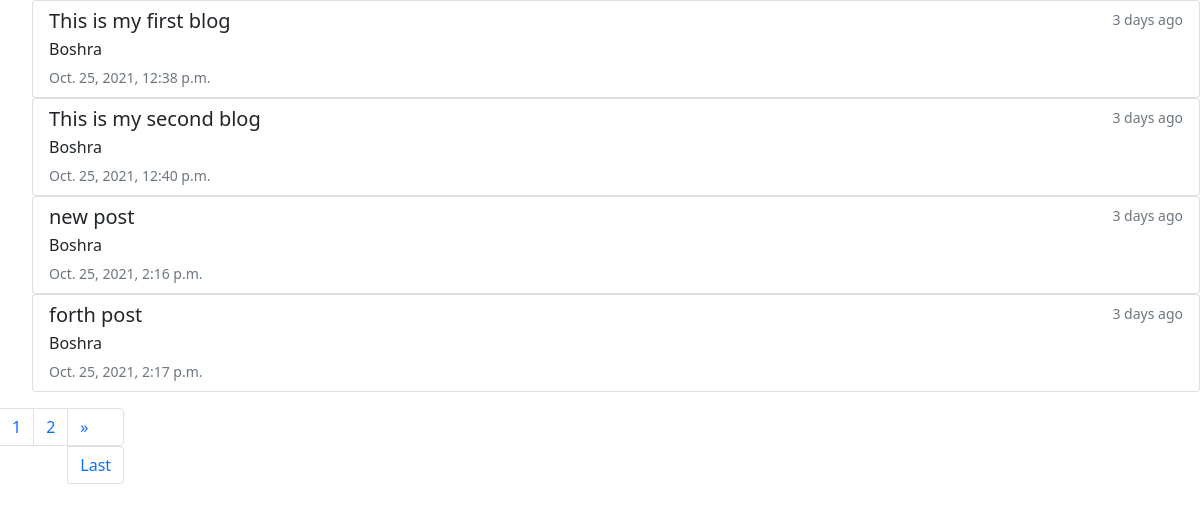
Screenshot of /blog/ with the database file from the repository.
### blog/models.py (models this page shows, shortened)
class Post(models.Model):
    STATUS = (
        ("draft",'Draft'),
        ("published",'Published')
    )
    author = ForeignKey(User, on_delete=models.CASCADE, related_name="blog_posts")
    slug = models.SlugField(max_length=250, unique_for_date="publish")
    title = models.CharField(max_length=250)
    body = models.TextField()
    publish = models.DateTimeField(default=timezone.now)
    created = models.DateTimeField(auto_now_add=True)
    updated = models.DateTimeField(auto_now=True)
    status = models.CharField(max_length=10,choices=STATUS,default='draft')
    objects = models.Manager()
    published = PublishedManager()
    def get_absolute_url(self):
        return reverse("blog:post_detail",args=[self.publish.year,self.publish.month,self.publish.day,self.slug])

### blog/views.py (the view)
# urls.py: path("",views.PostListView.as_view(),name="post_list"),
class PostListView(ListView):
    queryset = Post.published.all()
    context_object_name = 'posts'
    paginate_by = 4
    template_name = "blog/post/list.html"

### templates/blog/post/list.html (shortened to what this page needs)
{% extends 'blog/base.html'%}
{% block content %}
<ul>
    {% for post in posts %}
    <div class="list-group">
    <a href="{{post.get_absolute_url}}" class="list-group-item list-group-item-action">
        <div class="d-flex w-100 justify-content-between">
          <h5 class="mb-1">{{post.title}}</h5>
          <small class="text-muted">3 days ago</small>
        </div>
        <p class="mb-1">{{post.author}}</p>
        <small class="text-muted">{{post.created}}</small>
      </a>
    </div>
    {% endfor %}
</ul>
<nav aria-label="Page navigation example">
    <ul class="pagination">
      {% for page in page_obj.paginator.page_range %}
      <li class="page-item"><a class="page-link" href="?page={{page}}">{{page}}</a></li>
      {% endfor %}
      <li class="page-item">
        {% if page_obj.has_next %}
        <a class="page-link" href="?page={{page_obj.next_page_number}}" aria-label="Next">
          <span aria-hidden="true">&raquo;</span>
        <a class="page-link" href="?page={{page_obj.paginator.num_pages}}" aria-label="Next">
          <span aria-hidden="true">Last</span>
          {% endif %}
        </a>
      </li>
    </ul>
  </nav>
{% endblock content %}

### rows the page displays
Post: title "This is my first blog", author "Boshra", created "Oct. 25, 2021, 12:38 p.m."
Post: title "This is my second blog", author "Boshra", created "Oct. 25, 2021, 12:40 p.m."
Post: title "new post", author "Boshra", created "Oct. 25, 2021, 2:16 p.m."
Post: title "forth post", author "Boshra", created "Oct. 25, 2021, 2:17 p.m."

### other values shown
{{ page }} "1" "2"
